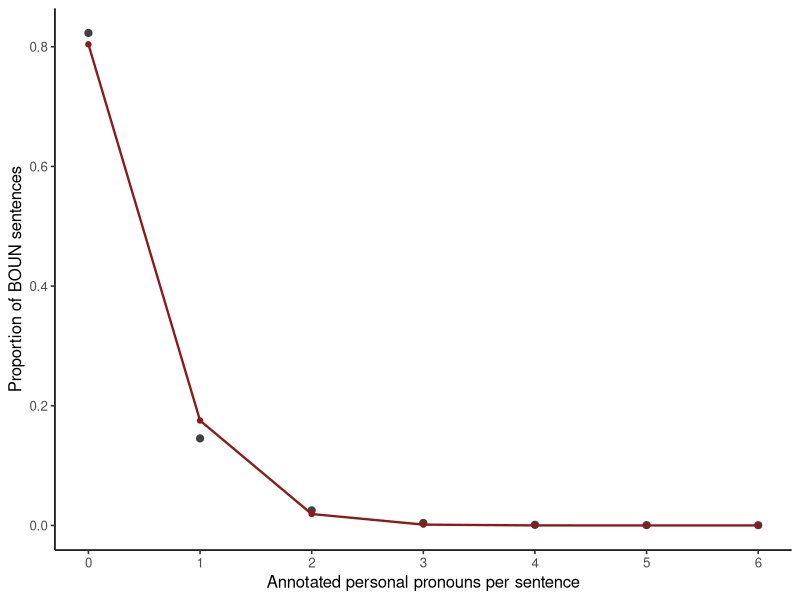

This figure's R source:
## ---- chunk 1
#| label: build-ud-sentence-counts
library(ggplot2)

pronouns <- read.csv(
  "data/ud-turkish-boun/personal-pronoun-cases.csv",
  stringsAsFactors = FALSE
)
release_sentence_total <- 9761L
positive_counts <- as.integer(table(pronouns$sentence_id))
zero_count <- release_sentence_total - length(positive_counts)
sentence_counts <- c(positive_counts, rep.int(0L, zero_count))

stopifnot(
  length(sentence_counts) == release_sentence_total,
  sum(sentence_counts) == nrow(pronouns),
  zero_count == 8034L
)
## ---- chunk 2
#| label: fit-ud-sentence-poisson
lambda_hat <- mean(sentence_counts)
empirical_variance <- mean((sentence_counts - lambda_hat)^2)
variance_to_mean <- empirical_variance / lambda_hat

count_grid <- data.frame(count = 0:max(sentence_counts))
observed_table <- table(factor(sentence_counts, levels = count_grid$count))
count_grid$observed_probability <- as.numeric(observed_table) / length(sentence_counts)
count_grid$fitted_probability <- dpois(count_grid$count, lambda_hat)

observed_zero <- mean(sentence_counts == 0) # dqr-allow: scale-boundary
fitted_zero <- dpois(0, lambda_hat)
observed_two_or_more <- mean(sentence_counts >= 2) # dqr-allow: scale-boundary
fitted_two_or_more <- ppois(1, lambda_hat, lower.tail = FALSE)

stopifnot(abs(lambda_hat - nrow(pronouns) / release_sentence_total) < 1e-12)

data.frame(
  lambda_mle = lambda_hat,
  empirical_variance = empirical_variance,
  variance_to_mean = variance_to_mean,
  observed_zero = observed_zero,
  fitted_zero = fitted_zero,
  observed_two_or_more = observed_two_or_more,
  fitted_two_or_more = fitted_two_or_more
)
## ---- chunk 3
#| label: plot-ud-sentence-poisson
#| fig-cap: "Observed sentence-count probabilities and probabilities under the fitted Poisson model."
ggplot(count_grid, aes(count)) +
  geom_point(aes(y = observed_probability), color = "grey25", size = 2.1) +
  geom_line(aes(y = fitted_probability), color = "#8B1A1A", linewidth = 0.8) +
  geom_point(aes(y = fitted_probability), color = "#8B1A1A", size = 1.5) +
  scale_x_continuous(breaks = count_grid$count) +
  labs(x = "Annotated personal pronouns per sentence", y = "Proportion of BOUN sentences") +
  theme_classic(base_size = 12)
